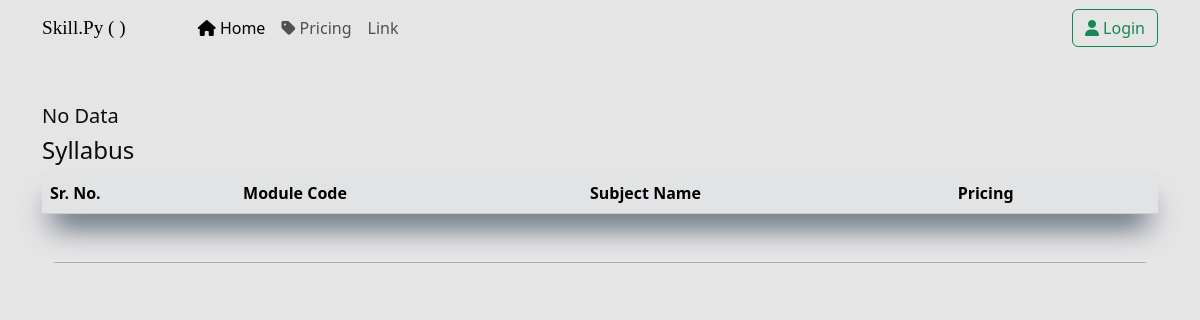
Before: /nielit/O Level with the older database file.
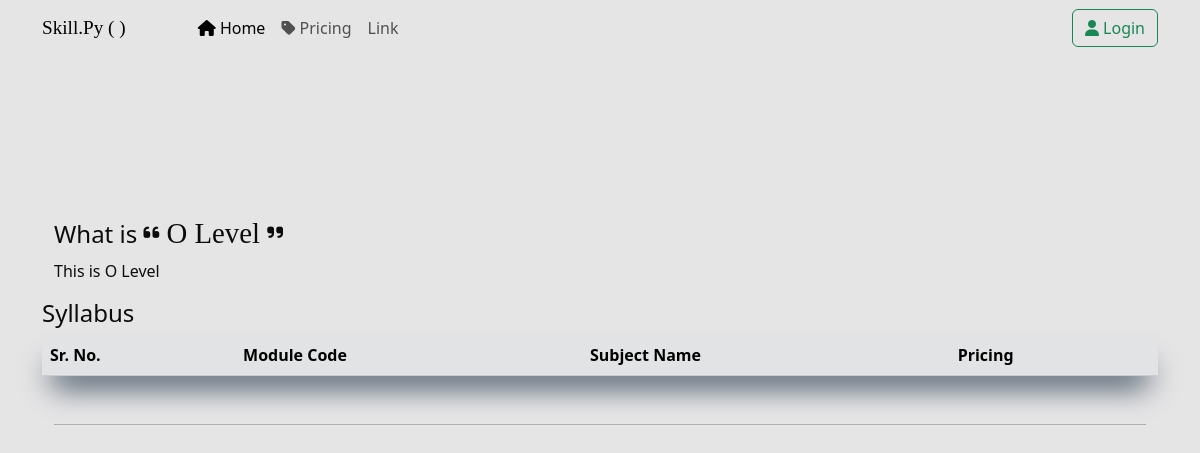
After: the same page with the newer database file.
### nielit/models.py (models this page shows, shortened)
class c_intro(models.Model):
    c_name = models.CharField(max_length=50)
    c_detail = models.TextField(max_length=1000)

### nielit/views.py (the view)
# urls.py: path('<str:course_name>', views.c_details, name='course-detail')
def c_details(request,course_name):
    c_detail = c_intro.objects.filter(c_name=course_name)
    cn_id = 0
    if course_name == "O Level":
        cn_id = 1
    elif  course_name == "CCC":
        cn_id = 2
    papers = Module.objects.filter(course_name_id=cn_id)
    data = {
        'c_intro' : c_detail,
        'papers' : papers,
    }
    return render(request, 'c-detail.html', data)

### nielit/templates/c-detail.html (shortened to what this page needs)
{% extends 'base.html' %}
{% load static %}
{% block css %}{% static 'css/course-details.css' %}{% endblock css %}
{% block body_content %}
<div class="container mt-5">
    {% if c_intro %}
    {% for c in c_intro %}
    <div class="main-container">
        <div class="container mt-5">
            <h4>What is <span class="highlight"><i class="fa-solid fa-quote-left fa-2xs"></i> {{c.c_name}} <i
                        class="fa-solid fa-quote-right fa-2xs"></i></span></h4>
            <p class="desc">{{c.c_detail}}</p>
        </div>
    </div>
    {% endfor %}
    {% else %}
    <h5> No Data </h5>
    {% endif %}
    <div class="syllabus">
        <h4>Syllabus</h4>
        <table class="table table-responsive table-secondary">
            <thead>
                <tr>
                    <th scope="col">Sr. No.</th>
                    <th scope="col">Module Code</th>
                    <th scope="col">Subject Name</th>
                    <th scope="col">Pricing</th>
                </tr>
            </thead>
        </table>
    </div>
    <div class="unit-details">
        <div class="container mt-5">
            <hr>
        </div>
    </div>
</div>
{% endblock body_content %}

Changed rows visible on the page:
added c_intro: c_name "O Level", c_detail "This is O Level"
Other visible differences:
text no longer shown: "No Data"
